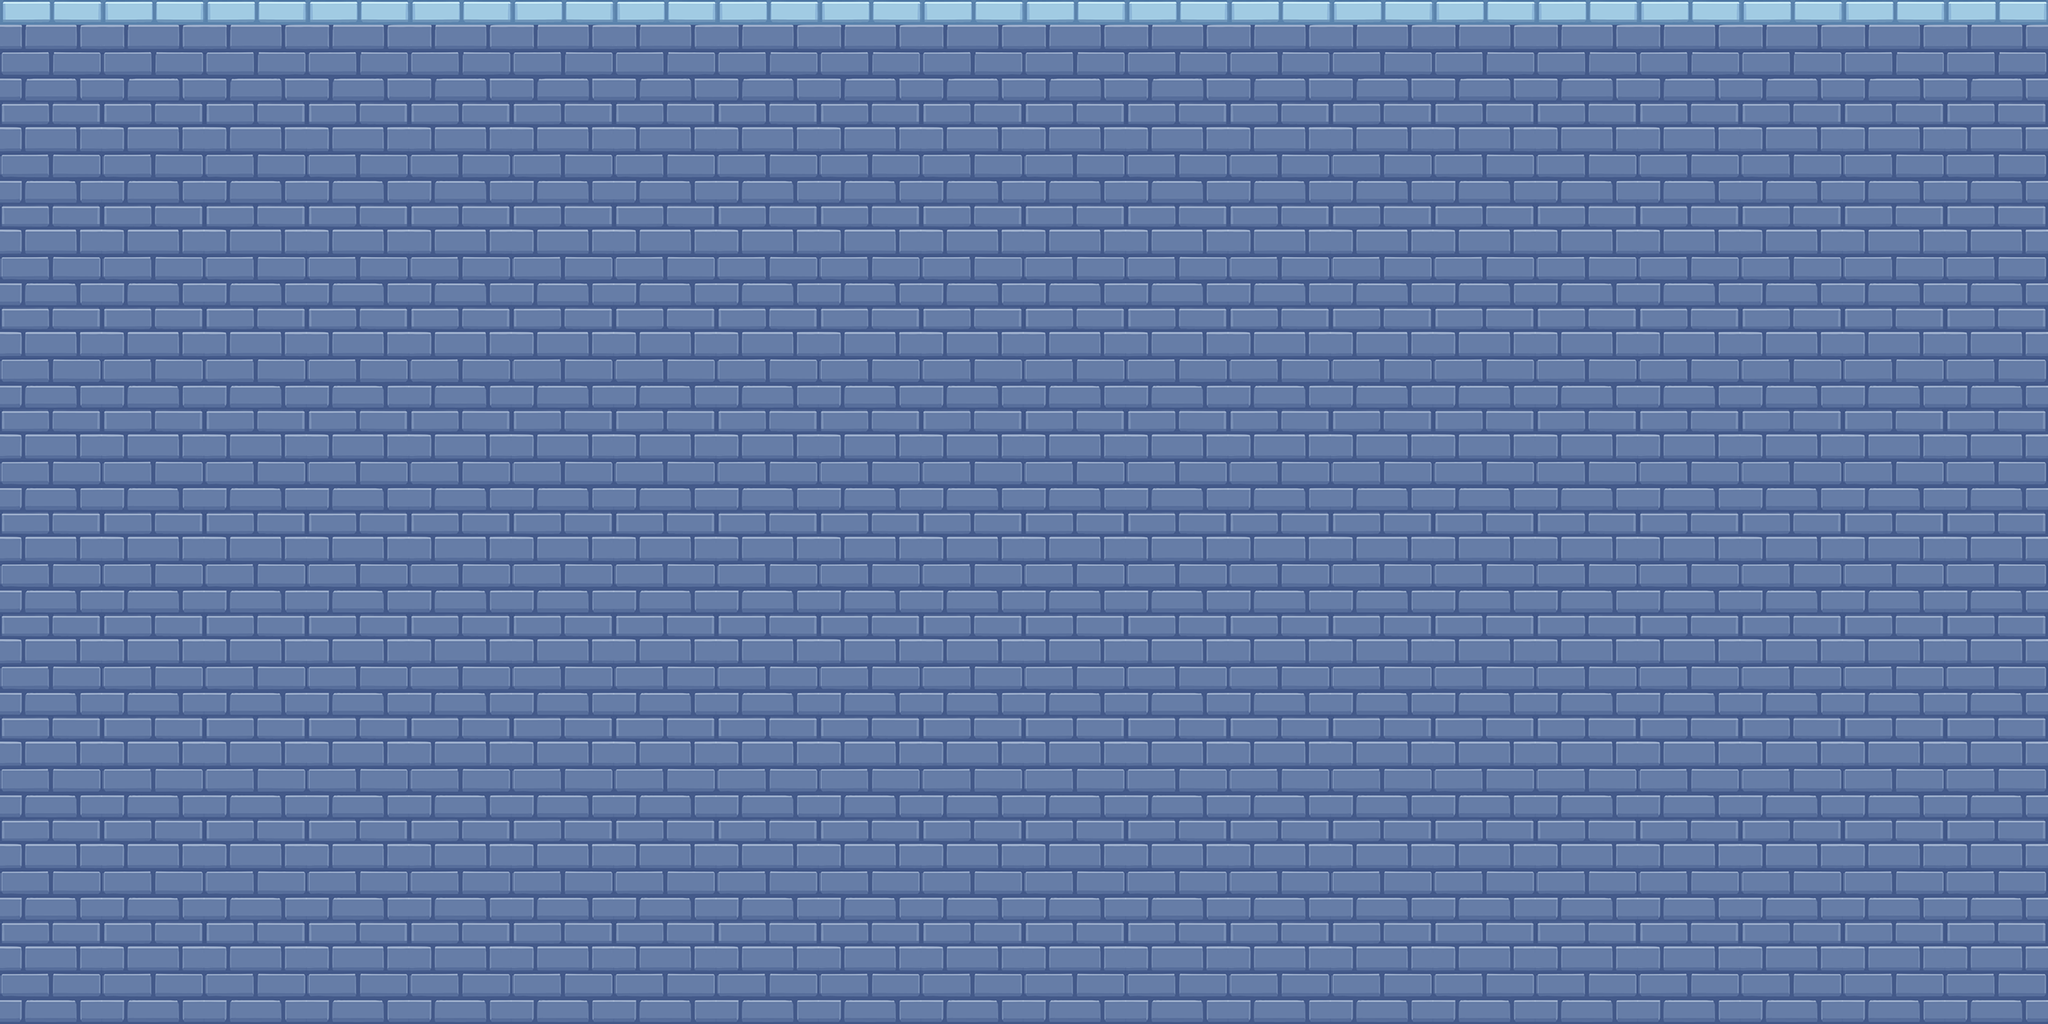

Rendered tile map (Tiled .tmx) drawn with the repository's tilesets; below, a short description and the full map source, tile grids included:
An orthogonal 20x10 tile map with 128x128 px tiles, 1 tile layer (ground).

<map version="1.10" tiledversion="1.10.2" orientation="orthogonal" renderorder="right-down" width="20" height="10" tilewidth="128" tileheight="128" infinite="0" nextlayerid="7" nextobjectid="1">
 <tileset firstgid="1" name="Tile" tilewidth="128" tileheight="128" tilecount="2" columns="0">
  <grid orientation="orthogonal" width="1" height="1" />
  <tile id="1">
   <image width="128" height="128" source="../../tile/meno/castle/2.png" />
  </tile>
  <tile id="0">
   <image width="128" height="128" source="../../tile/meno/castle/5.png" />
  </tile>
 </tileset>
 <layer id="5" name="ground" width="20" height="10">
  <data encoding="csv">
2,2,2,2,2,2,2,2,2,2,2,2,2,2,2,2,2,2,2,2,
1,1,1,1,1,1,1,1,1,1,1,1,1,1,1,1,1,1,1,1,
1,1,1,1,1,1,1,1,1,1,1,1,1,1,1,1,1,1,1,1,
1,1,1,1,1,1,1,1,1,1,1,1,1,1,1,1,1,1,1,1,
1,1,1,1,1,1,1,1,1,1,1,1,1,1,1,1,1,1,1,1,
1,1,1,1,1,1,1,1,1,1,1,1,1,1,1,1,1,1,1,1,
1,1,1,1,1,1,1,1,1,1,1,1,1,1,1,1,1,1,1,1,
1,1,1,1,1,1,1,1,1,1,1,1,1,1,1,1,1,1,1,1,
1,1,1,1,1,1,1,1,1,1,1,1,1,1,1,1,1,1,1,1,
1,1,1,1,1,1,1,1,1,1,1,1,1,1,1,1,1,1,1,1
</data>
 </layer>
</map>
